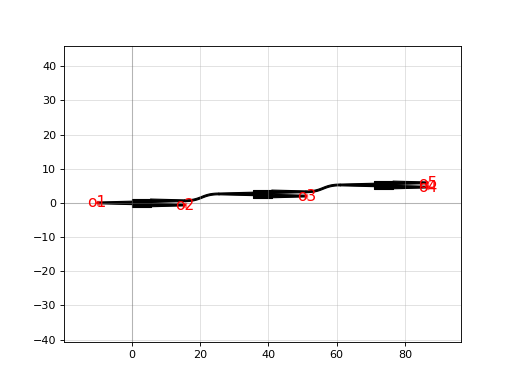

Recreate this plot in Python.
import gdsfactory as gf

c = gf.components.splitter_chain(columns=3)
c.plot()
